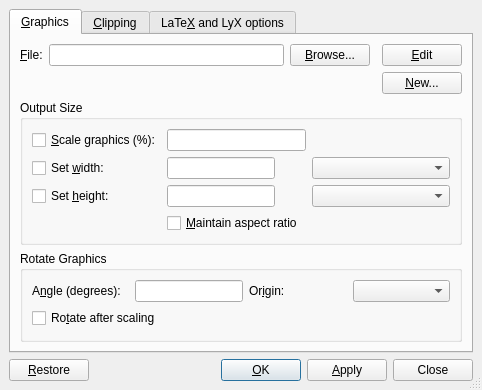
<ui version="4.0" >
 <class>GraphicsUi</class>
 <widget class="QDialog" name="GraphicsUi" >
  <property name="geometry" >
   <rect>
    <x>0</x>
    <y>0</y>
    <width>482</width>
    <height>383</height>
   </rect>
  </property>
  <property name="sizePolicy" >
   <sizepolicy>
    <hsizetype>0</hsizetype>
    <vsizetype>0</vsizetype>
    <horstretch>0</horstretch>
    <verstretch>0</verstretch>
   </sizepolicy>
  </property>
  <property name="windowTitle" >
   <string/>
  </property>
  <property name="sizeGripEnabled" >
   <bool>true</bool>
  </property>
  <layout class="QGridLayout" >
   <property name="margin" >
    <number>9</number>
   </property>
   <property name="spacing" >
    <number>6</number>
   </property>
   <item row="0" column="0" >
    <widget class="QTabWidget" name="tabWidget" >
     <property name="toolTip" >
      <string/>
     </property>
     <property name="currentIndex" >
      <number>0</number>
     </property>
     <widget class="QWidget" name="Graphics" >
      <attribute name="title" >
       <string>&amp;Graphics</string>
      </attribute>
      <layout class="QGridLayout" >
       <property name="margin" >
        <number>9</number>
       </property>
       <property name="spacing" >
        <number>6</number>
       </property>
       <item row="0" column="2" >
        <widget class="QPushButton" name="browsePB" >
         <property name="toolTip" >
          <string>Select an image file</string>
         </property>
         <property name="text" >
          <string>&amp;Browse...</string>
         </property>
        </widget>
       </item>
       <item row="2" column="0" colspan="5" >
        <widget class="QGroupBox" name="sizeGB" >
         <property name="title" >
          <string>Output Size</string>
         </property>
         <property name="flat" >
          <bool>true</bool>
         </property>
         <layout class="QGridLayout" >
          <property name="margin" >
           <number>9</number>
          </property>
          <property name="spacing" >
           <number>6</number>
          </property>
          <item row="1" column="2" >
           <widget class="lyx::frontend::LengthCombo" name="widthUnit" />
          </item>
          <item row="2" column="2" >
           <widget class="lyx::frontend::LengthCombo" name="heightUnit" />
          </item>
          <item row="1" column="1" >
           <widget class="QLineEdit" name="Width" >
            <property name="enabled" >
             <bool>true</bool>
            </property>
            <property name="sizePolicy" >
             <sizepolicy>
              <hsizetype>0</hsizetype>
              <vsizetype>0</vsizetype>
              <horstretch>0</horstretch>
              <verstretch>0</verstretch>
             </sizepolicy>
            </property>
            <property name="toolTip" >
             <string>Width of image in output</string>
            </property>
           </widget>
          </item>
          <item row="0" column="2" >
           <spacer>
            <property name="orientation" >
             <enum>Qt::Horizontal</enum>
            </property>
            <property name="sizeHint" >
             <size>
              <width>61</width>
              <height>20</height>
             </size>
            </property>
           </spacer>
          </item>
          <item row="0" column="1" >
           <widget class="QLineEdit" name="Scale" />
          </item>
          <item row="2" column="1" >
           <widget class="QLineEdit" name="Height" >
            <property name="enabled" >
             <bool>true</bool>
            </property>
            <property name="sizePolicy" >
             <sizepolicy>
              <hsizetype>0</hsizetype>
              <vsizetype>0</vsizetype>
              <horstretch>0</horstretch>
              <verstretch>0</verstretch>
             </sizepolicy>
            </property>
            <property name="toolTip" >
             <string>Height of image in output</string>
            </property>
           </widget>
          </item>
          <item row="2" column="0" >
           <widget class="QCheckBox" name="HeightCB" >
            <property name="enabled" >
             <bool>true</bool>
            </property>
            <property name="toolTip" >
             <string>Sets height of graphic. Leave unchecked to set automatically.</string>
            </property>
            <property name="text" >
             <string>Set &amp;height:</string>
            </property>
           </widget>
          </item>
          <item row="0" column="0" >
           <widget class="QCheckBox" name="scaleCB" >
            <property name="text" >
             <string>&amp;Scale graphics (%):</string>
            </property>
           </widget>
          </item>
          <item row="1" column="0" >
           <widget class="QCheckBox" name="WidthCB" >
            <property name="enabled" >
             <bool>true</bool>
            </property>
            <property name="toolTip" >
             <string>Sets width of graphic. Leave unchecked to set automatically.</string>
            </property>
            <property name="text" >
             <string>Set &amp;width:</string>
            </property>
           </widget>
          </item>
          <item row="3" column="1" colspan="2" >
           <widget class="QCheckBox" name="aspectratio" >
            <property name="enabled" >
             <bool>true</bool>
            </property>
            <property name="toolTip" >
             <string>Scale image to maximum size not exceeding width and height</string>
            </property>
            <property name="text" >
             <string>&amp;Maintain aspect ratio</string>
            </property>
           </widget>
          </item>
         </layout>
        </widget>
       </item>
       <item row="3" column="0" colspan="5" >
        <widget class="QGroupBox" name="rotationGB" >
         <property name="title" >
          <string>Rotate Graphics</string>
         </property>
         <property name="flat" >
          <bool>true</bool>
         </property>
         <layout class="QGridLayout" >
          <property name="margin" >
           <number>9</number>
          </property>
          <property name="spacing" >
           <number>6</number>
          </property>
          <item row="1" column="0" colspan="2" >
           <widget class="QCheckBox" name="rotateOrderCB" >
            <property name="toolTip" >
             <string>Check to change the order of rotating and scaling</string>
            </property>
            <property name="text" >
             <string>Ro&amp;tate after scaling</string>
            </property>
           </widget>
          </item>
          <item row="0" column="3" >
           <widget class="QComboBox" name="origin" >
            <property name="toolTip" >
             <string>The origin of the rotation</string>
            </property>
           </widget>
          </item>
          <item row="0" column="2" >
           <widget class="QLabel" name="originL" >
            <property name="toolTip" >
             <string>The origin of the rotation</string>
            </property>
            <property name="text" >
             <string>Or&amp;igin:</string>
            </property>
            <property name="buddy" >
             <cstring>origin</cstring>
            </property>
           </widget>
          </item>
          <item row="0" column="1" >
           <widget class="QLineEdit" name="angle" >
            <property name="sizePolicy" >
             <sizepolicy>
              <hsizetype>0</hsizetype>
              <vsizetype>0</vsizetype>
              <horstretch>0</horstretch>
              <verstretch>0</verstretch>
             </sizepolicy>
            </property>
            <property name="toolTip" >
             <string>Angle to rotate image by</string>
            </property>
           </widget>
          </item>
          <item row="0" column="0" >
           <widget class="QLabel" name="angleL" >
            <property name="toolTip" >
             <string>Angle to rotate image by</string>
            </property>
            <property name="text" >
             <string>A&amp;ngle (degrees):</string>
            </property>
            <property name="buddy" >
             <cstring>angle</cstring>
            </property>
           </widget>
          </item>
         </layout>
        </widget>
       </item>
       <item row="0" column="0" >
        <widget class="QLabel" name="filenameL" >
         <property name="toolTip" >
          <string>File name of image</string>
         </property>
         <property name="text" >
          <string>&amp;File:</string>
         </property>
         <property name="buddy" >
          <cstring>filename</cstring>
         </property>
        </widget>
       </item>
       <item row="0" column="1" >
        <widget class="QLineEdit" name="filename" >
         <property name="toolTip" >
          <string>File name of image</string>
         </property>
        </widget>
       </item>
       <item row="0" column="4" >
        <widget class="QPushButton" name="editPB" >
         <property name="text" >
          <string>&amp;Edit</string>
         </property>
         <property name="toolTip" >
          <string>Edit in external editor (specify an existing filename first)</string>
         </property>
        </widget>
       </item>
       <item row="1" column="4" >
        <widget class="QPushButton" name="chooseSamplePB" >
         <property name="text" >
          <string>&amp;New...</string>
         </property>
         <property name="toolTip" >
          <string>Create from sample (specify a valid destination filename first)</string>
         </property>
        </widget>
       </item>
      </layout>
     </widget>
     <widget class="QWidget" name="Clipping" >
      <attribute name="title" >
       <string>&amp;Clipping</string>
      </attribute>
      <layout class="QGridLayout" >
       <property name="margin" >
        <number>9</number>
       </property>
       <property name="spacing" >
        <number>6</number>
       </property>
       <item row="3" column="0" colspan="2" >
        <spacer>
         <property name="orientation" >
          <enum>Qt::Vertical</enum>
         </property>
         <property name="sizeHint" >
          <size>
           <width>20</width>
           <height>40</height>
          </size>
         </property>
        </spacer>
       </item>
       <item row="0" column="0" colspan="2" >
        <widget class="QCheckBox" name="clip" >
         <property name="toolTip" >
          <string>Clip to bounding box values</string>
         </property>
         <property name="text" >
          <string>Clip to &amp;bounding box</string>
         </property>
        </widget>
       </item>
       <item row="1" column="0" colspan="2" >
        <widget class="QFrame" name="bbFrame" >
         <property name="enabled" >
          <bool>true</bool>
         </property>
         <property name="sizePolicy" >
          <sizepolicy>
           <hsizetype>0</hsizetype>
           <vsizetype>0</vsizetype>
           <horstretch>0</horstretch>
           <verstretch>0</verstretch>
          </sizepolicy>
         </property>
         <property name="frameShape" >
          <enum>QFrame::StyledPanel</enum>
         </property>
         <property name="frameShadow" >
          <enum>QFrame::Plain</enum>
         </property>
         <layout class="QGridLayout" >
          <property name="margin" >
           <number>9</number>
          </property>
          <property name="spacing" >
           <number>6</number>
          </property>
          <item row="0" column="0" colspan="6" >
           <widget class="QLabel" name="lbL" >
            <property name="text" >
             <string>&amp;Left bottom:</string>
            </property>
            <property name="buddy" >
             <cstring>lbX</cstring>
            </property>
           </widget>
          </item>
          <item row="3" column="1" >
           <widget class="QLineEdit" name="rtX" />
          </item>
          <item row="3" column="4" >
           <widget class="QLineEdit" name="rtY" />
          </item>
          <item row="1" column="4" >
           <widget class="QLineEdit" name="lbY" />
          </item>
          <item row="1" column="1" >
           <widget class="QLineEdit" name="lbX" >
            <property name="toolTip" >
             <string/>
            </property>
           </widget>
          </item>
          <item row="1" column="2" >
           <widget class="QComboBox" name="lbXunit" />
          </item>
          <item row="3" column="2" >
           <widget class="QComboBox" name="rtXunit" />
          </item>
          <item row="3" column="5" >
           <widget class="QComboBox" name="rtYunit" />
          </item>
          <item row="1" column="5" >
           <widget class="QComboBox" name="lbYunit" />
          </item>
          <item row="2" column="0" colspan="6" >
           <widget class="QLabel" name="rtL" >
            <property name="text" >
             <string>Right &amp;top:</string>
            </property>
            <property name="buddy" >
             <cstring>rtX</cstring>
            </property>
           </widget>
          </item>
          <item row="3" column="3" >
           <widget class="QLabel" name="yL_2" >
            <property name="text" >
             <string>y:</string>
            </property>
           </widget>
          </item>
          <item row="1" column="3" >
           <widget class="QLabel" name="yL" >
            <property name="text" >
             <string>y:</string>
            </property>
           </widget>
          </item>
          <item row="3" column="0" >
           <widget class="QLabel" name="xL_2" >
            <property name="text" >
             <string>x:</string>
            </property>
           </widget>
          </item>
          <item row="1" column="0" >
           <widget class="QLabel" name="xL" >
            <property name="text" >
             <string>x:</string>
            </property>
           </widget>
          </item>
         </layout>
        </widget>
       </item>
       <item row="2" column="0" >
        <spacer>
         <property name="orientation" >
          <enum>Qt::Horizontal</enum>
         </property>
         <property name="sizeHint" >
          <size>
           <width>181</width>
           <height>20</height>
          </size>
         </property>
        </spacer>
       </item>
       <item row="2" column="1" >
        <widget class="QPushButton" name="getPB" >
         <property name="toolTip" >
          <string>Get bounding box from the (EPS) file</string>
         </property>
         <property name="text" >
          <string>&amp;Get from File</string>
         </property>
        </widget>
       </item>
      </layout>
     </widget>
     <widget class="QWidget" name="ExtraOptions" >
      <attribute name="title" >
       <string>LaTe&amp;X and LyX options</string>
      </attribute>
      <layout class="QGridLayout" >
       <property name="margin" >
        <number>9</number>
       </property>
       <property name="spacing" >
        <number>6</number>
       </property>
       <item row="0" column="2" >
        <spacer>
         <property name="orientation" >
          <enum>Qt::Horizontal</enum>
         </property>
         <property name="sizeHint" >
          <size>
           <width>161</width>
           <height>20</height>
          </size>
         </property>
        </spacer>
       </item>
       <item row="0" column="1" >
        <widget class="QLineEdit" name="latexoptions" >
         <property name="sizePolicy" >
          <sizepolicy>
           <hsizetype>0</hsizetype>
           <vsizetype>0</vsizetype>
           <horstretch>0</horstretch>
           <verstretch>0</verstretch>
          </sizepolicy>
         </property>
         <property name="toolTip" >
          <string>Additional LaTeX options</string>
         </property>
        </widget>
       </item>
       <item row="0" column="0" >
        <widget class="QLabel" name="latexoptionsLA" >
         <property name="toolTip" >
          <string>Additional LaTeX options</string>
         </property>
         <property name="text" >
          <string>LaTeX &amp;options:</string>
         </property>
         <property name="buddy" >
          <cstring>latexoptions</cstring>
         </property>
        </widget>
       </item>
       <item row="5" column="0" colspan="3" >
        <spacer>
         <property name="orientation" >
          <enum>Qt::Vertical</enum>
         </property>
         <property name="sizeHint" >
          <size>
           <width>354</width>
           <height>81</height>
          </size>
         </property>
        </spacer>
       </item>
       <item row="3" column="0" colspan="3" >
        <widget class="QGroupBox" name="displayGB" >
         <property name="focusPolicy" >
          <enum>Qt::StrongFocus</enum>
         </property>
         <property name="toolTip" >
          <string>Enable LyX to preview this graphics, if graphics previewing is not disabled at application level (see Preferences dialog).</string>
         </property>
         <property name="title" >
          <string>Sho&amp;w in LyX</string>
         </property>
         <property name="flat" >
          <bool>true</bool>
         </property>
         <property name="checkable" >
          <bool>true</bool>
         </property>
         <layout class="QGridLayout" >
          <property name="margin" >
           <number>9</number>
          </property>
          <property name="spacing" >
           <number>6</number>
          </property>
          <item row="0" column="1" >
           <widget class="QLineEdit" name="displayscale" >
            <property name="enabled" >
             <bool>true</bool>
            </property>
            <property name="sizePolicy" >
             <sizepolicy>
              <hsizetype>0</hsizetype>
              <vsizetype>0</vsizetype>
              <horstretch>0</horstretch>
              <verstretch>0</verstretch>
             </sizepolicy>
            </property>
            <property name="toolTip" >
             <string>Percentage to scale by in LyX</string>
            </property>
           </widget>
          </item>
          <item row="0" column="0" >
           <widget class="QLabel" name="scaleLA" >
            <property name="toolTip" >
             <string>Percentage to scale by in LyX</string>
            </property>
            <property name="text" >
             <string>Sca&amp;le on screen (%):</string>
            </property>
            <property name="buddy" >
             <cstring>displayscale</cstring>
            </property>
           </widget>
          </item>
          <item row="0" column="2" >
           <spacer>
            <property name="orientation" >
             <enum>Qt::Horizontal</enum>
            </property>
            <property name="sizeHint" >
             <size>
              <width>40</width>
              <height>20</height>
             </size>
            </property>
           </spacer>
          </item>
         </layout>
        </widget>
       </item>
       <item row="4" column="0" colspan="3" >
        <widget class="QGroupBox" name="graphicsGroupGB" >
         <property name="toolTip" >
          <string>Assign the graphic to a group of graphics that share the same settings</string>
         </property>
         <property name="title" >
          <string>Graphics Group</string>
         </property>
         <property name="flat" >
          <bool>true</bool>
         </property>
         <layout class="QGridLayout" >
          <property name="margin" >
           <number>9</number>
          </property>
          <property name="spacing" >
           <number>6</number>
          </property>
          <item rowspan="2" row="0" column="2" >
           <spacer>
            <property name="orientation" >
             <enum>Qt::Horizontal</enum>
            </property>
            <property name="sizeHint" >
             <size>
              <width>121</width>
              <height>51</height>
             </size>
            </property>
           </spacer>
          </item>
          <item row="0" column="0" >
           <widget class="QLabel" name="label" >
            <property name="sizePolicy" >
             <sizepolicy>
              <hsizetype>0</hsizetype>
              <vsizetype>0</vsizetype>
              <horstretch>0</horstretch>
              <verstretch>0</verstretch>
             </sizepolicy>
            </property>
            <property name="toolTip" >
             <string/>
            </property>
            <property name="text" >
             <string>A&amp;ssigned to group:</string>
            </property>
            <property name="buddy" >
             <cstring>groupCO</cstring>
            </property>
           </widget>
          </item>
          <item row="1" column="1" >
           <widget class="QPushButton" name="newGroupPB" >
            <property name="toolTip" >
             <string>Click to define a new graphics group.</string>
            </property>
            <property name="text" >
             <string>O&amp;pen new group...</string>
            </property>
           </widget>
          </item>
          <item row="0" column="1" >
           <widget class="QComboBox" name="groupCO" >
            <property name="toolTip" >
             <string>Select an existing group for the current graphics.</string>
            </property>
            <property name="editable" >
             <bool>false</bool>
            </property>
           </widget>
          </item>
         </layout>
        </widget>
       </item>
       <item row="1" column="0" colspan="3" >
        <widget class="QCheckBox" name="draftCB" >
         <property name="toolTip" >
          <string>Draft mode</string>
         </property>
         <property name="text" >
          <string>&amp;Draft mode</string>
         </property>
        </widget>
       </item>
      </layout>
     </widget>
    </widget>
   </item>
   <item row="1" column="0" >
    <layout class="QHBoxLayout" >
     <property name="margin" >
      <number>0</number>
     </property>
     <property name="spacing" >
      <number>6</number>
     </property>
     <item>
      <widget class="QPushButton" name="restorePB" >
       <property name="text" >
        <string>&amp;Restore</string>
       </property>
       <property name="autoDefault" >
        <bool>false</bool>
       </property>
       <property name="default" >
        <bool>false</bool>
       </property>
      </widget>
     </item>
     <item>
      <spacer>
       <property name="orientation" >
        <enum>Qt::Horizontal</enum>
       </property>
       <property name="sizeType" >
        <enum>QSizePolicy::MinimumExpanding</enum>
       </property>
       <property name="sizeHint" >
        <size>
         <width>20</width>
         <height>20</height>
        </size>
       </property>
      </spacer>
     </item>
     <item>
      <widget class="QPushButton" name="okPB" >
       <property name="text" >
        <string>&amp;OK</string>
       </property>
       <property name="autoDefault" >
        <bool>true</bool>
       </property>
       <property name="default" >
        <bool>true</bool>
       </property>
      </widget>
     </item>
     <item>
      <widget class="QPushButton" name="applyPB" >
       <property name="sizePolicy" >
        <sizepolicy>
         <hsizetype>0</hsizetype>
         <vsizetype>0</vsizetype>
         <horstretch>0</horstretch>
         <verstretch>0</verstretch>
        </sizepolicy>
       </property>
       <property name="text" >
        <string>&amp;Apply</string>
       </property>
       <property name="autoDefault" >
        <bool>false</bool>
       </property>
       <property name="default" >
        <bool>false</bool>
       </property>
      </widget>
     </item>
     <item>
      <widget class="QPushButton" name="closePB" >
       <property name="sizePolicy" >
        <sizepolicy>
         <hsizetype>0</hsizetype>
         <vsizetype>0</vsizetype>
         <horstretch>0</horstretch>
         <verstretch>0</verstretch>
        </sizepolicy>
       </property>
       <property name="text" >
        <string>Close</string>
       </property>
       <property name="autoDefault" >
        <bool>false</bool>
       </property>
      </widget>
     </item>
    </layout>
   </item>
  </layout>
 </widget>
 <customwidgets>
  <customwidget>
   <class>lyx::frontend::LengthCombo</class>
   <extends>QComboBox</extends>
   <header>LengthCombo.h</header>
  </customwidget>
 </customwidgets>
 <tabstops>
  <tabstop>tabWidget</tabstop>
  <tabstop>filename</tabstop>
  <tabstop>browsePB</tabstop>
  <tabstop>scaleCB</tabstop>
  <tabstop>Scale</tabstop>
  <tabstop>WidthCB</tabstop>
  <tabstop>Width</tabstop>
  <tabstop>widthUnit</tabstop>
  <tabstop>HeightCB</tabstop>
  <tabstop>Height</tabstop>
  <tabstop>heightUnit</tabstop>
  <tabstop>aspectratio</tabstop>
  <tabstop>angle</tabstop>
  <tabstop>origin</tabstop>
  <tabstop>rotateOrderCB</tabstop>
  <tabstop>restorePB</tabstop>
  <tabstop>okPB</tabstop>
  <tabstop>applyPB</tabstop>
  <tabstop>closePB</tabstop>
  <tabstop>clip</tabstop>
  <tabstop>lbX</tabstop>
  <tabstop>lbXunit</tabstop>
  <tabstop>lbY</tabstop>
  <tabstop>lbYunit</tabstop>
  <tabstop>rtX</tabstop>
  <tabstop>rtXunit</tabstop>
  <tabstop>rtY</tabstop>
  <tabstop>rtYunit</tabstop>
  <tabstop>getPB</tabstop>
  <tabstop>latexoptions</tabstop>
  <tabstop>draftCB</tabstop>
  <tabstop>displayGB</tabstop>
 </tabstops>
 <includes>
  <include location="local" >qt_i18n.h</include>
 </includes>
 <resources/>
 <connections/>
</ui>
